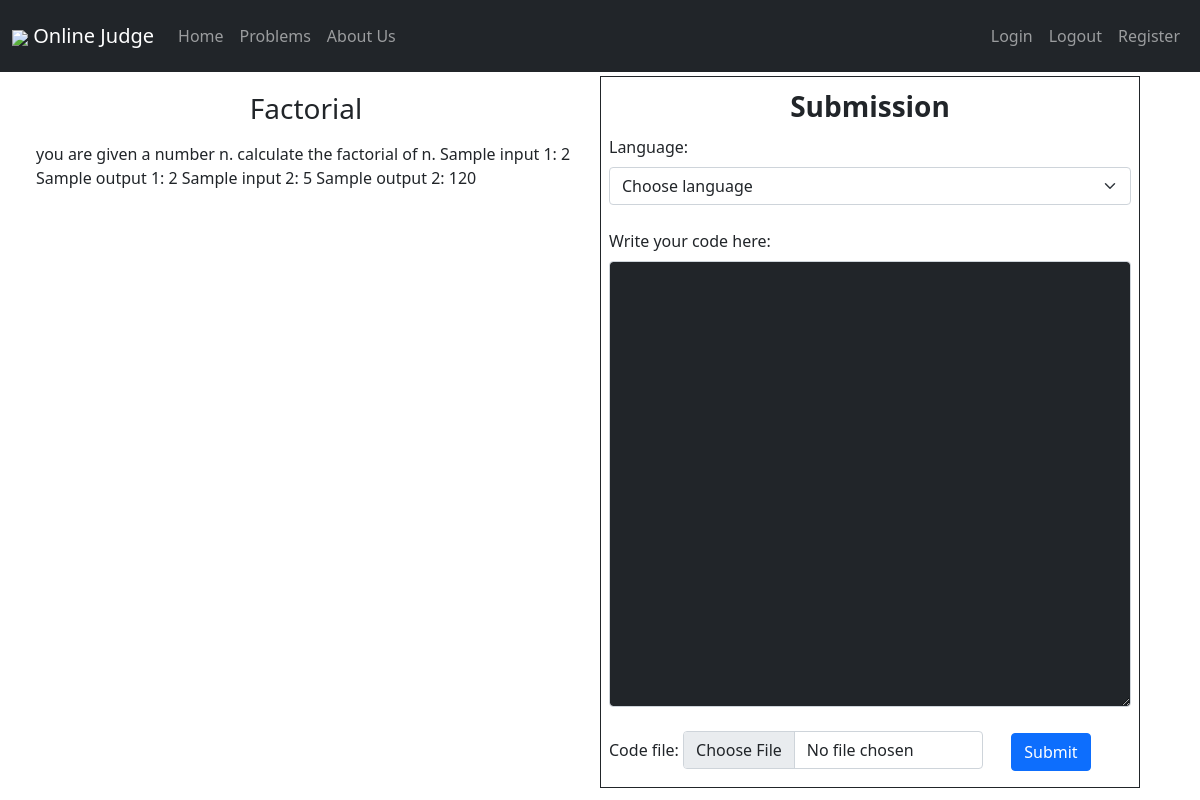
/judge/problem/4/ (signed in), run on the app's committed database.
### judge/models.py (models this page shows, shortened)
class Problem(models.Model):
    Difficulty_choices = (
    ('difficult' , 'difficult'),
    ('medium' , 'medium'),
    ('easy' , 'easy'),
    )
    problem_name = models.CharField(max_length=50)
    problem_desc = models.TextField()
    problem_difficulty = models.CharField(max_length=10, choices=Difficulty_choices)

### judge/views.py (the view)
# urls.py: path('problem/<int:problem_id>/' , views.problem , name="problem"),
def problem(request , problem_id):
    if request.user.is_authenticated :
        problem = get_object_or_404(Problem , pk=problem_id)
        context = {
            'problem':problem
        }
        return render(request, 'problem.html', context)
    else:
        messages.success(request , "Please login to solve problems!!", extra_tags='alert alert-info')
        return HttpResponseRedirect('/judge/login')

### templates/problem.html (shortened to what this page needs)
{% extends 'base.html' %}
{% block body %}
{% include 'navbar.html' %}
<div class="container-fluid mt-1">
    <div class="container-fluid row">
        <div class="container col-12 col-md-6">
            <h3 class="text-center text-capitalize mt-3">
                {{ problem.problem_name }}
            </h3>
            <p class="mt-3">
                {{problem.problem_desc}}
            </p>
        </div>
        <div class="container col ">
            <form action="{% url 'judge:submit' problem.id %}" method="post" enctype="multipart/form-data">
                <fieldset class="border rounded-lg border-dark p-2">
                    <legend class="fw-bolder fs-3 text-center" style="max-width: 1800px!important;">Submission</legend>
                    <div class="form-group mb-4">
                        <label for="language" class="form-label">Language:</label>
                        <select name="language" class="form-control form-select" id="language" required="required">
                            <option value="">Choose language</option>
                        </select>
                    </div>
                    <div class="form-group mb-4">
                    <label for="textaera" class="form-label">Write your code here:</label>
                    <textarea name="codeEditor" class="form-control bg-dark text-light" id="textaera"
                        data-toggle="tooltip" data-placement="top" title="Write your code" rows="18"></textarea>
                    </div>
                    <div class="form-group mb-2">
                    <label for="language" class="form-label mt-1">Code file:</label>
                    <input type="file" class="form-control d-inline-block" name="codeFile" style="max-width: 300px;">
                    <input type="submit" class="btn btn-primary mx-md-4" name="submit" value="Submit">
                    </div>
                </fieldset>
            </form>
        </div>
    </div>
</div>
{% endblock body %}

### templates/problem.html (style rules this page uses)
legend { max-width: 170px; }

### data on the page
Problem: problem_name "Factorial", problem_desc "you are given a number n. calculate the factorial of n. Sample input 1: 2 Sample output 1: 2 Sample input 2: 5 Sample output 2: 120"
